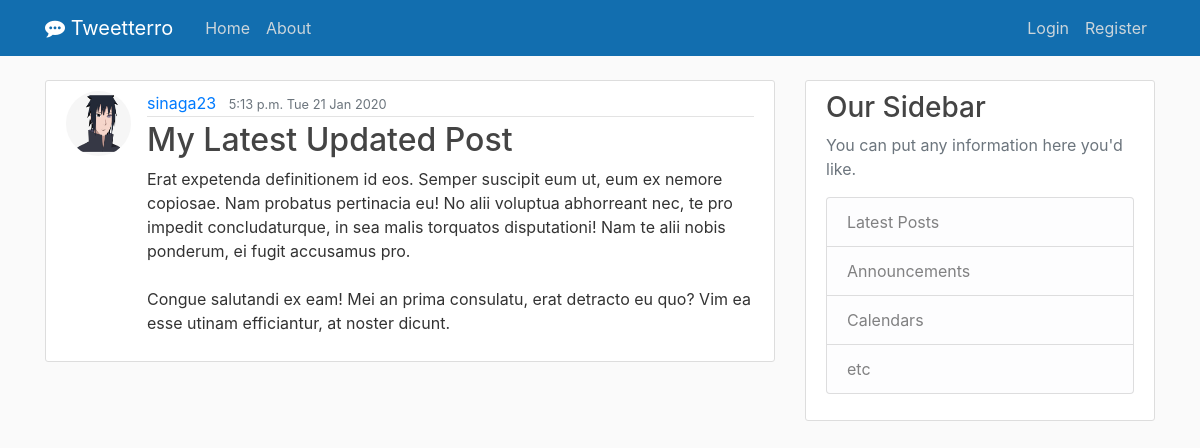
Page /post/34 on the committed database.
### post/models.py (models this page shows, shortened)
class Post(models.Model) :
    title = models.CharField(max_length=100)
    content = models.TextField()
    date_posted = models.DateTimeField(default=timezone.now)
    author = models.ForeignKey(User, on_delete=models.CASCADE)

### users/models.py (models this page shows, shortened)
class Profile(models.Model) :
    user = models.OneToOneField(User, on_delete=models.CASCADE)
    image = models.ImageField(default='default.png', upload_to='profile_pic')

### post/views.py (the view)
# urls.py: path('post/<int:pk>', PostDetailView.as_view(), name='post-detail'),
class PostDetailView(DetailView) :
    model = Post

### post/templates/post/post_detail.html (shortened to what this page needs)
{% extends "post/base.html" %}
{% block content %}
<article class="media content-section">
    <img class="rounded-circle article-img" src="{{ object.author.profile.image.url }}" alt="">
    <div class="media-body">
        <div class="article-metadata">
            <a class="mr-2" href="{% url 'user-post' object.author.username %}">{{ object.author }}</a>
            <small class="text-muted">{{ object.date_posted | date:'P D d M Y' }}</small>
        </div>
        <h2 class="article-title">{{ object.title }}</h2>
        <p class="article-content">{{ object.content }}</p>
    </div>
</article>
{% endblock content%}

### post/static/post/main.css (style rules this page uses)
body { background: #fafafa; color: #333333; margin-top: 5rem; }
h1, h2, h3, h4, h5, h6 { color: #444444; }
.content-section { background: #ffffff; padding: 10px 20px; border: 1px solid #dddddd; border-radius: 3px; margin-bottom: 20px; }
.article-title { color: #444444; }
.article-content { white-space: pre-line; }
.article-img { height: 65px; width: 65px; margin-right: 16px; }
.article-metadata { padding-bottom: 1px; margin-bottom: 4px; border-bottom: 1px solid #e3e3e3 }

### rows in the picture
Post: author.profile.image (placeholder picture), author "sinaga23", date_posted "5:13 p.m. Tue 21 Jan 2020", title "My Latest Updated Post", content "Erat expetenda definitionem id eos. Semper suscipit eum ut, eum ex nemore copiosae. Nam probatus pertinacia eu! No alii voluptua abhorreant nec, te pro impedit concludaturque, in sea malis torquatos disputationi! Nam te alii nobis ponderum, ei fugit accusamus pro. Congue salutandi ex eam! Mei an prima consulatu, erat detracto eu quo? Vim ea esse utinam efficiantur, at noster dicunt."
